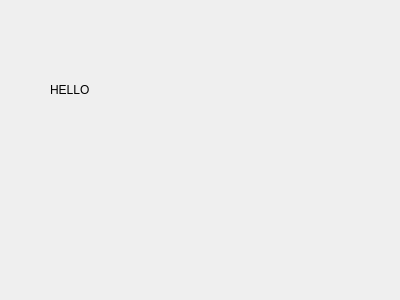
<?xml version="1.0" encoding="UTF-8"?>
<ui version="4.0">
 <class>Form</class>
 <widget class="QWidget" name="Form">
  <property name="geometry">
   <rect>
    <x>0</x>
    <y>0</y>
    <width>400</width>
    <height>300</height>
   </rect>
  </property>
  <property name="windowTitle">
   <string>Form</string>
  </property>
  <widget class="QLabel" name="labelF2">
   <property name="geometry">
    <rect>
     <x>50</x>
     <y>80</y>
     <width>271</width>
     <height>20</height>
    </rect>
   </property>
   <property name="text">
    <string>HELLO</string>
   </property>
  </widget>
 </widget>
 <resources/>
 <connections/>
</ui>
